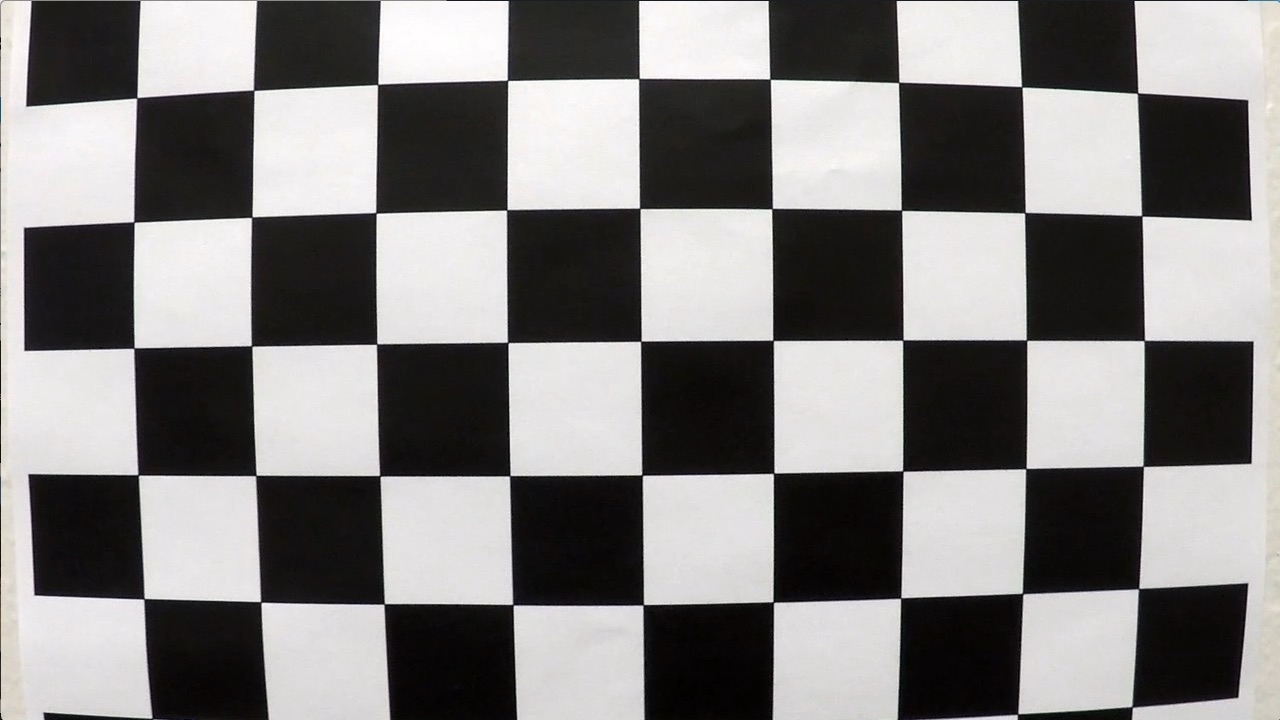
#> input picture camera_cal/calibration1.jpg, 1280 x 720 px; its folder holds 5 pictures in this run
$ python Road-Line-Detector.py   (older library calls are emulated)
#> lines starting #> are read from the running program, lines starting #| are printed output that depends on the picture; after the words box and inside, x2 and y2 are one past the last pixel; in counts of white or black regions, pixels touching at a corner belong together
from moviepy.editor import VideoFileClip
import numpy as np
import glob
import pickle
import cv2

class HistoryKeeper(object):

    def __init__(self, window_width, window_height, margin, smooth_factor=15):
        self.recent_centers = []  # History of the centers previously found
        self.window_width = window_width
        self.window_height = window_height
        self.margin = margin
        self.smooth_factor = smooth_factor  # Size of the slice of recent centers to be considered when smoothing the window centroids

    # [46 lines left out: function find_window_centroids, not called in this run]

__history_keeper = HistoryKeeper(window_width=30, window_height=60, margin=25, smooth_factor=30)

def calibrate_camera(directory_path='./camera_cal', chessboard_shape=(9, 6), save_location='./cal_pickle.p'):
    """
    Takes a series of check board images and uses them to find the appropriate calibration parameters.
    :param directory_path: Directory locations where the calibration images lie.
    :param chessboard_shape: Dimensions (in squares) of the chess boards.
    :param save_location: Path of the file where the calibration parameters will be stored (pickled)
    :return:
    """
#> called with directory_path = './camera_cal', chessboard_shape = (9, 6), save_location = './cal_pickle.p'
    # Let's prepare object points, like (0, 0, 0)... (8, 5, 0)
    columns, rows = chessboard_shape
    op = np.zeros((rows * columns, 3), np.float32)
    op[:, :2] = np.mgrid[0:columns, 0:rows].T.reshape(-1, 2)

    # Lists to store object points and image points
    obj_points = []  # Points in 3D, real world images.
    img_points = []  # Points in 2D images.

    image_name_pattern = directory_path + "/calibration*.jpg"
    for img_index, img_name in enumerate(glob.glob(image_name_pattern)):
        # Load the image and transform it into gray scale
        img = cv2.imread(img_name)
#> img is the input picture: shape (720, 1280, 3); mean B, G, R 127.8, 128.4, 130.1
        gray = cv2.cvtColor(img, cv2.COLOR_BGR2GRAY)

        # Try to find the corners in the image
        ret, corners = cv2.findChessboardCorners(gray, chessboard_shape, None)
#> ret = False; corners = None

        # If the corners were found, append the object and image points to result
        # and print the corners in the original image.
        if ret:
            obj_points.append(op)
            img_points.append(corners)

            cv2.drawChessboardCorners(img, chessboard_shape, corners, ret)
            cv2.imwrite(directory_path + '/corners' + str(img_index) + ".jpg", img)
#> pass 2 of the loop in calibrate_camera, `for img_index, img_name in enumerate(glob.glob(image_name_pattern)):`:
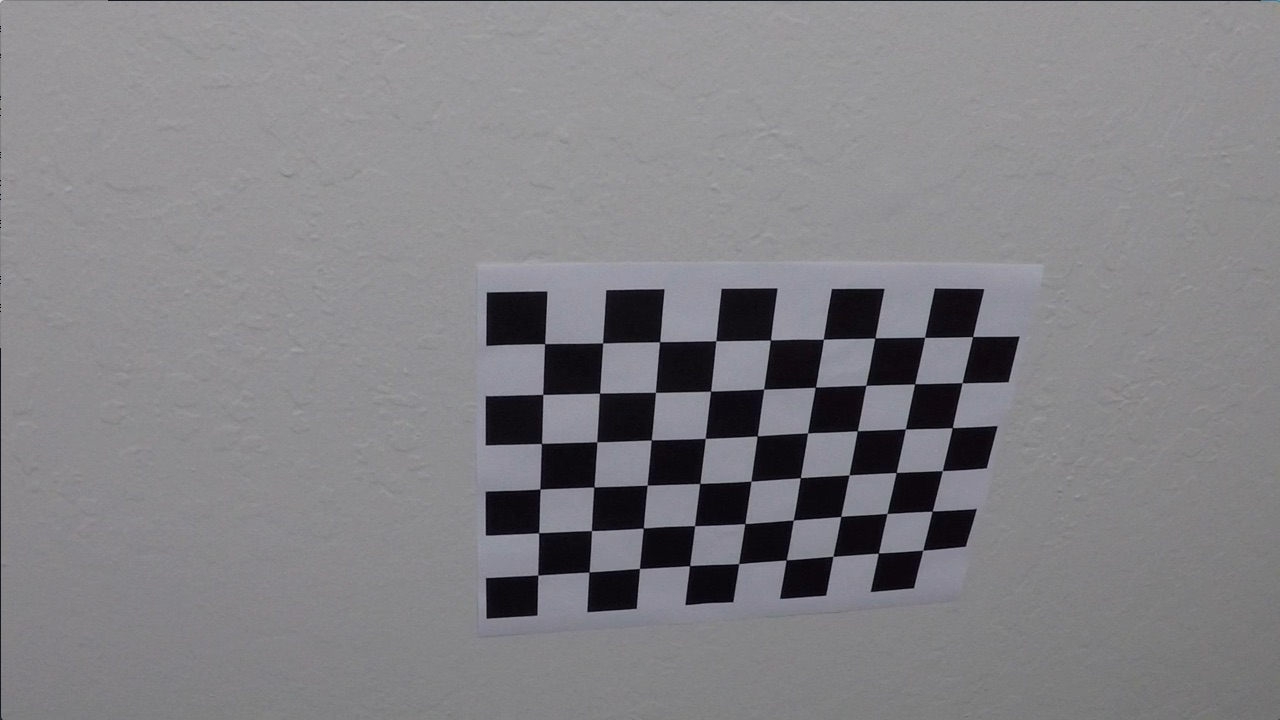
#> input picture camera_cal/calibration10.jpg, 1280 x 720 px
#> in calibrate_camera, img is the input picture: shape (720, 1280, 3); mean B, G, R 133.1, 129.4, 130.2
#> ret = True; corners = 54 rows, first 8: [545.3, 343.1], [602.7, 342.8], [660.1, 341.3], [715.8, 340.7], [770.6, 340], [823.5, 339.2], [874.3, 338.5], [925.1, 337.4]
#> in calibrate_camera, `cv2.drawChessboardCorners(img, chessboard_shape, corners, ret)`:
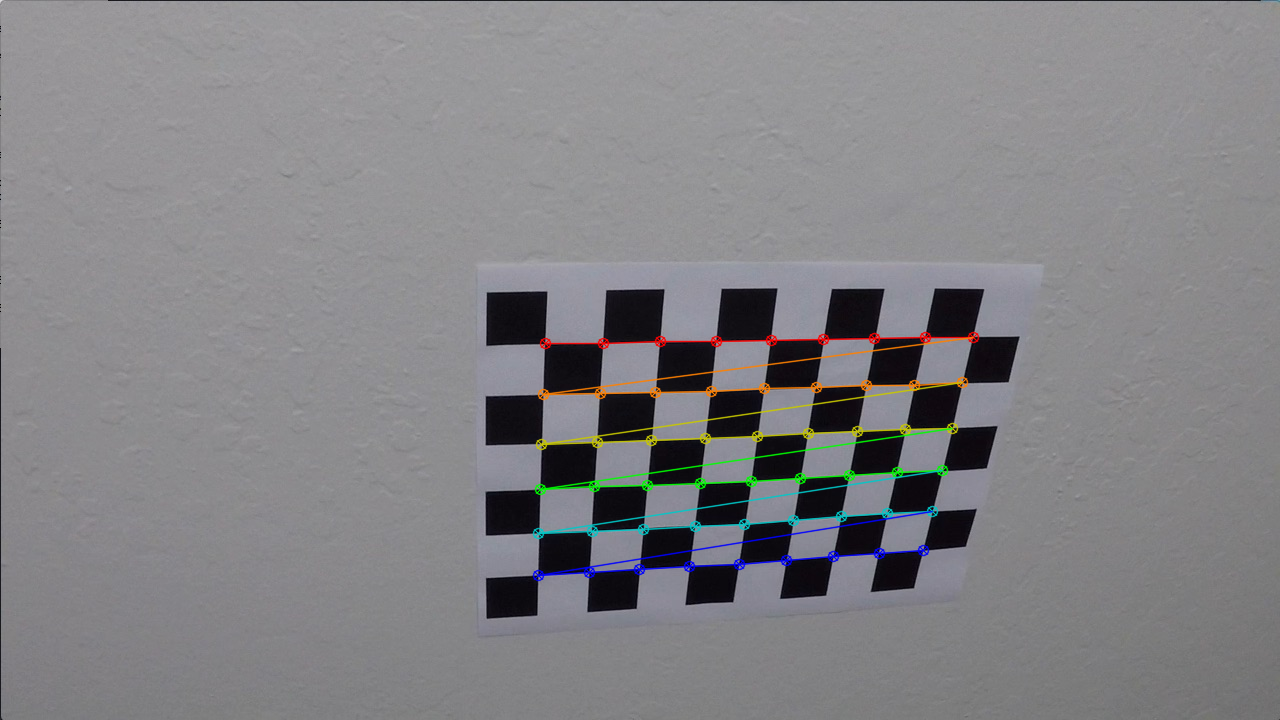
#> img: shape (720, 1280, 3); 1.91% of pixels changed, all inside (x1, y1, x2, y2) = (532, 331, 980, 582)
#> pass 3 of the loop in calibrate_camera, `for img_index, img_name in enumerate(glob.glob(image_name_pattern)):`:
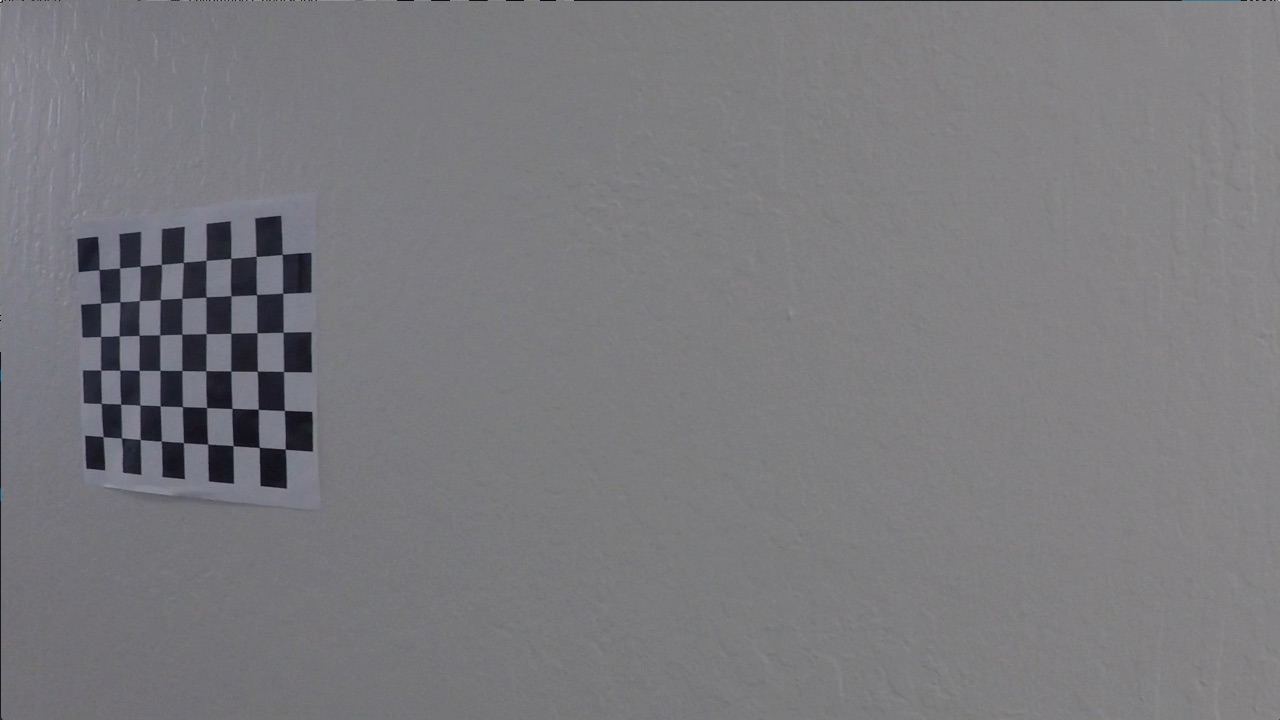
#> input picture camera_cal/calibration11.jpg, 1280 x 720 px
#> in calibrate_camera, img is the input picture: shape (720, 1280, 3); mean B, G, R 125.2, 121.7, 122.2
#> corners = 54 rows, first 8: [99.22, 269.6], [119.6, 268], [140.1, 266.1], [161.3, 264.5], [183.3, 262.5], [206.1, 260.3], [230.7, 258.2], [256.2, 256.3]
#> in calibrate_camera, `cv2.drawChessboardCorners(img, chessboard_shape, corners, ret)`:
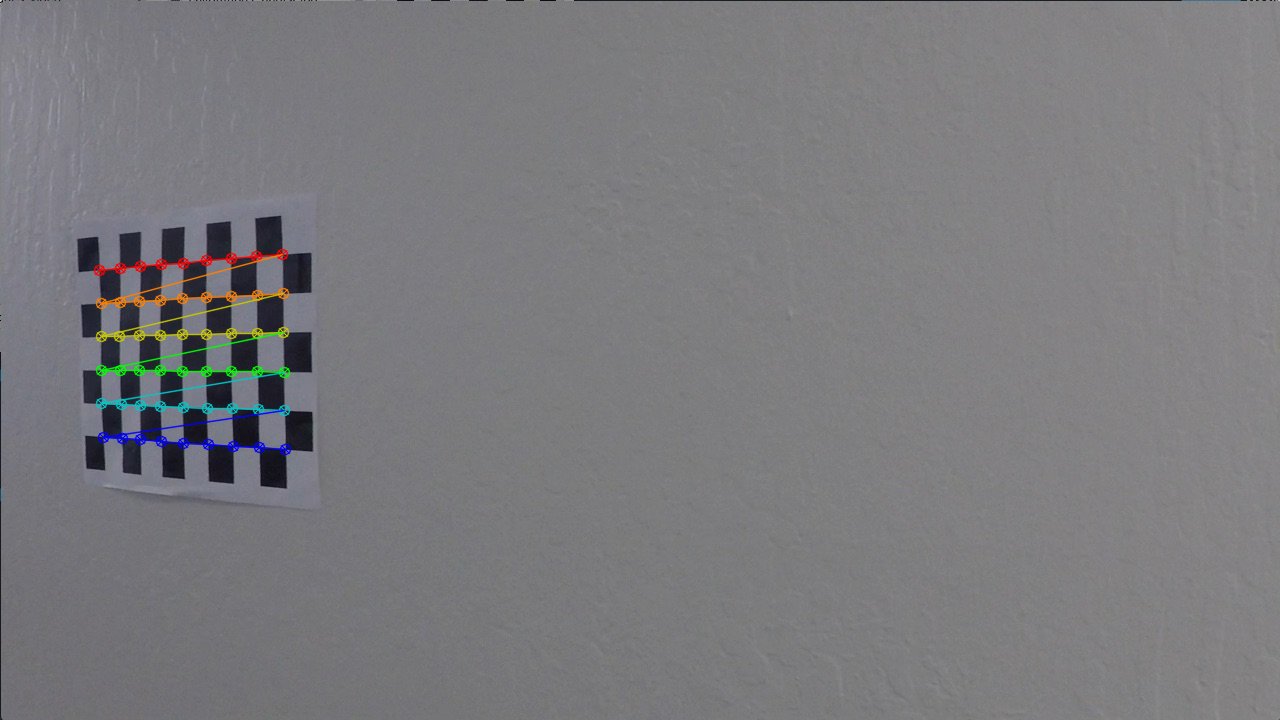
#> img: shape (720, 1280, 3); 1.11% of pixels changed, all inside (x1, y1, x2, y2) = (93, 248, 292, 456)
#> the loop made 5 passes; the first 3 are shown

    # We load the first image just to determine its dimensions.
    img = cv2.imread(directory_path + '/calibration2.jpg')
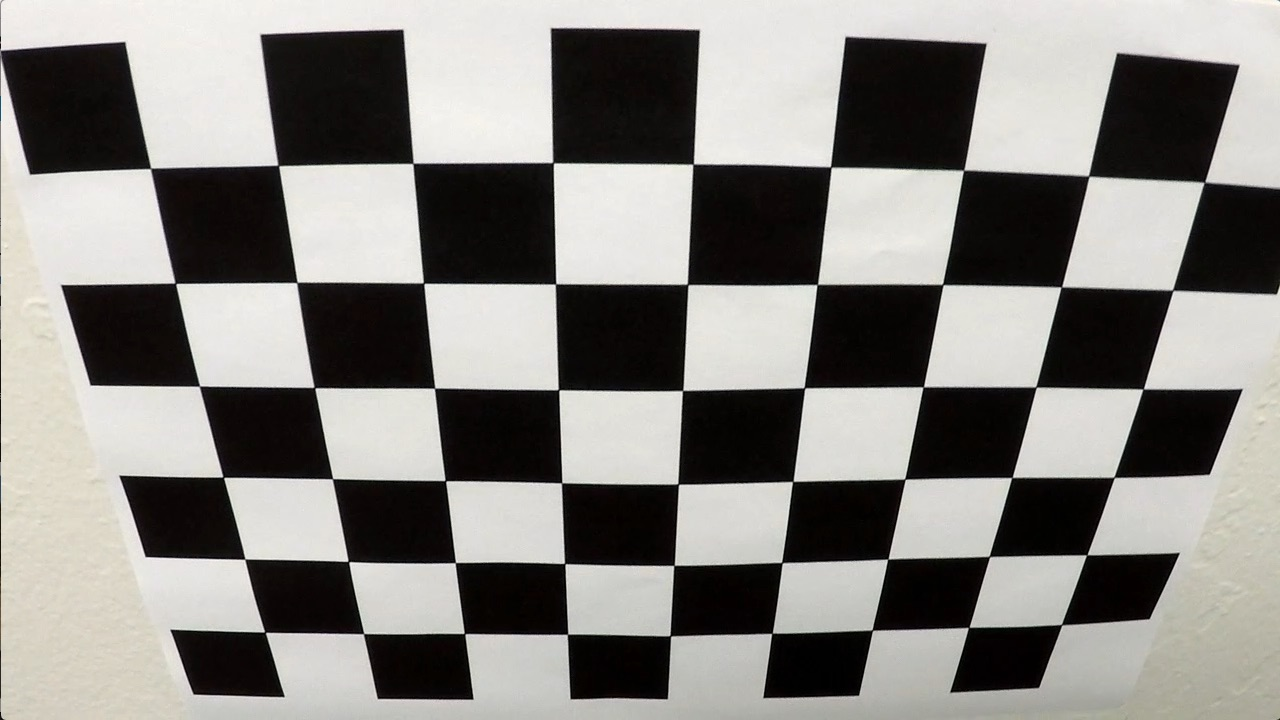
#> input picture camera_cal/calibration2.jpg, 1280 x 720 px
#> img is the input picture: shape (720, 1280, 3); mean B, G, R 128.5, 132.4, 134.4
    image_size = (img.shape[1], img.shape[0])
#> image_size = (1280, 720)
    ret, mtx, dist, rvecs, tvecs = cv2.calibrateCamera(obj_points, img_points, image_size, None, None)

    cv2.imwrite(directory_path + '/calibration2_corrected.jpg', cv2.undistort(img, mtx, dist, None, mtx))
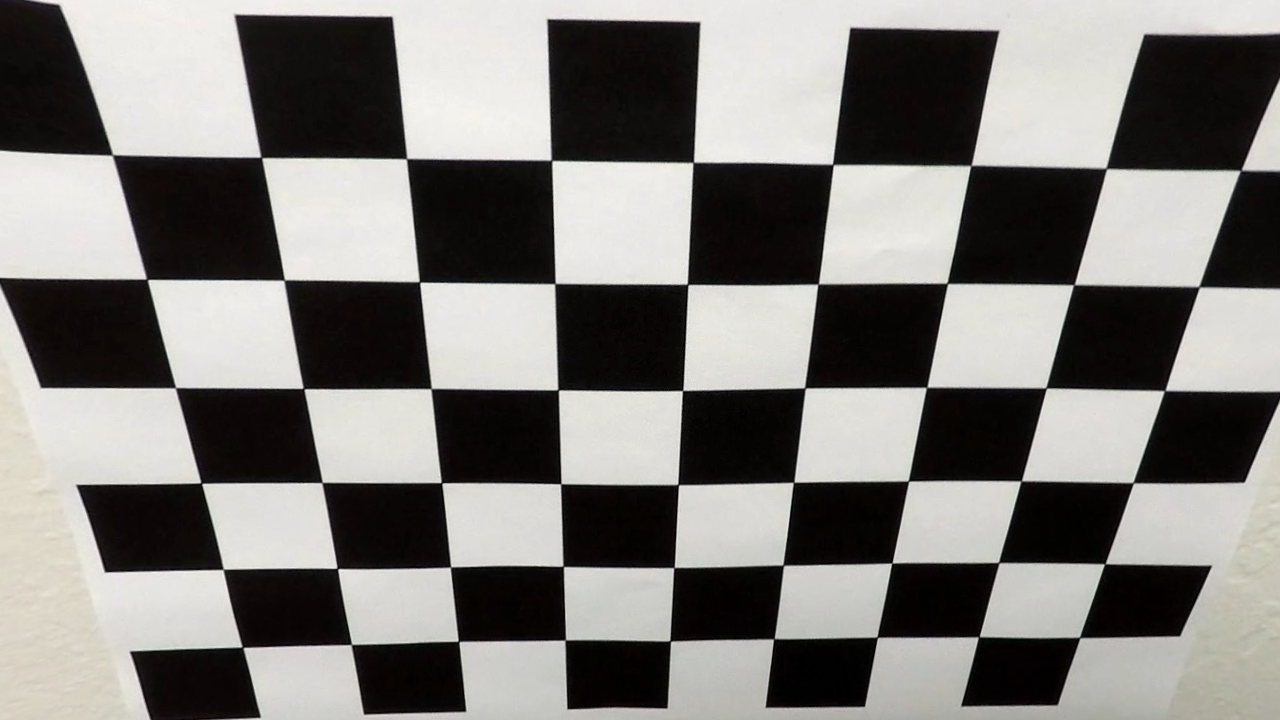
#> saved as calibration2_corrected.jpg: shape (720, 1280, 3); mean B, G, R 121.2, 124.5, 126.4

    if save_location:
        pickle.dump({'mtx': mtx, 'dist': dist, 'rvecs': rvecs, 'tvecs': tvecs}, open(save_location, 'wb'))

    return mtx, dist, rvecs, tvecs


if __name__ == '__main__':
    calibrate_camera()

# [257 lines left out: functions load_calibration_parameters, abs_sobel_threshold, color_threshold, calculate_perspective_transform_parameters, put_offset_and_radius, get_line_polygon and 3 more, not called in this run]


def process_video(video_path, output_path='project_video_out.mp4'):
    """
    Takes an input video of lane lines and saves a new video with the lane lanes, curvature radius and camera offset from
    center annotated.
    :param video_path: Input video location.
    :param output_path: Output video location.
    """
    # Load the original video
    input_video = VideoFileClip(video_path)

    # Process and save
    processed_video = input_video.fl_image(process_image)
    processed_video.write_videofile(output_path, audio=False)


if __name__ == '__main__':
    input_video_path = 'project_video.mp4'
    process_video(input_video_path)
#> (the call stopped at in process_video, `input_video = VideoFileClip(video_path)`: moviepy is not available in this run)
